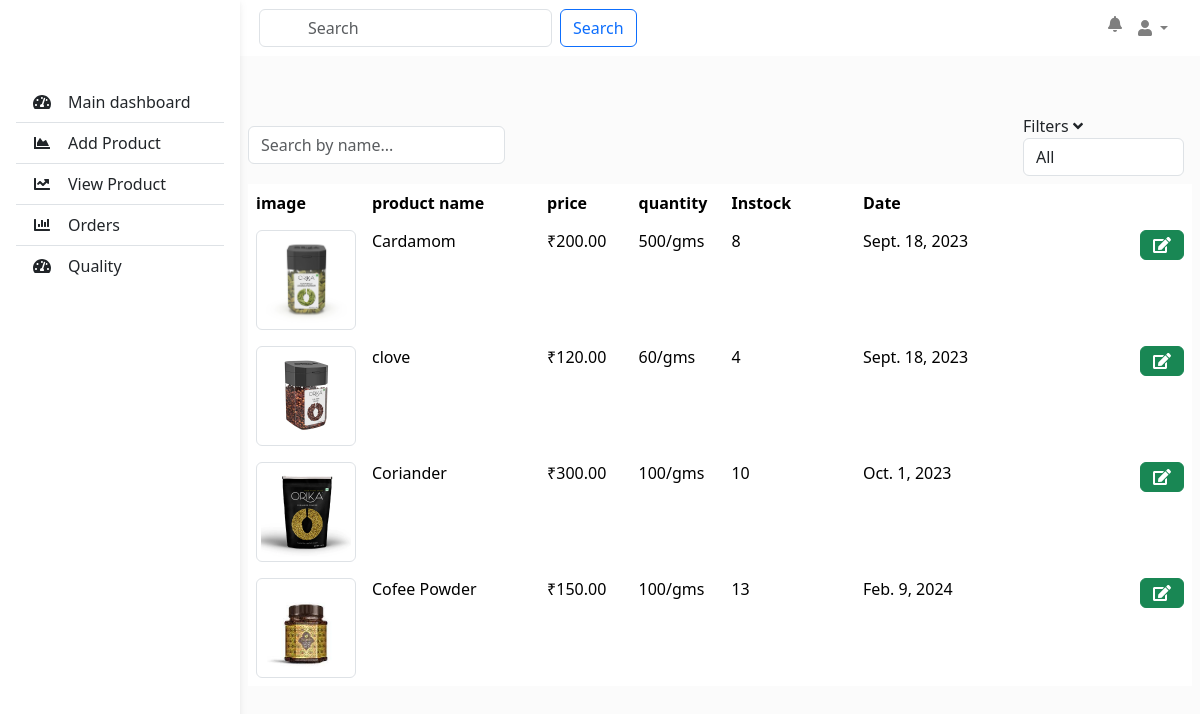
Page /seller_product_listing/ (signed in) on the committed database.
### storeapp/models.py (models this page shows, shortened)
class Product(models.Model):
    product_name = models.CharField(max_length=255,null=True)
    description = models.TextField()
    image = models.ImageField(upload_to='products/', null=True, blank=True)
    quantity_value = models.PositiveIntegerField(default=100,null=True)
    quantity_prefix = models.CharField(max_length=10, choices=[('gms', 'gms'), ('kg', 'kg')], default='gms')
    stock = models.PositiveIntegerField(default=1,null=True)
    price = models.DecimalField(max_digits=10, decimal_places=2,null=True)
    date_added = models.DateField(default=timezone.now)
    brand_name = models.CharField(max_length=255, default="",null=True)
    seller = models.ForeignKey(CustomUser, on_delete=models.CASCADE, null=True, blank=True)
    batch_no=models.CharField(max_length=10,default="",null=True)
    average_rating = models.FloatField(default=0.0)
    STATUS_CHOICES = [
        ('In Stock', 'In Stock'),
        ('Out of Stock', 'Out of Stock'),
    ]
    status = models.CharField(max_length=15, choices=STATUS_CHOICES, default='In Stock')
    category = models.CharField(max_length=100, null=True)
    subcategory = models.CharField(max_length=100, null=True)

### storeapp/views.py (the view)
# urls.py: path('seller_product_listing/', views.seller_product_listing, name='seller_product_listing'),
@never_cache
@login_required(login_url='loginredirect')
def seller_product_listing(request):
    if request.user.is_seller:
        current_seller = request.user
        seller_products = Product.objects.filter(seller=current_seller)
        context = {
            'seller_products': seller_products
        }
        return render(request, 'product_list.html', context)
    else:
        return redirect('seller_register')

### template/product_list.html (shortened to what this page needs)
<html>
<head>
<link rel="stylesheet" href="https://maxcdn.bootstrapcdn.com/bootstrap/4.5.2/css/bootstrap.min.css">
        <link href="https://cdn.jsdelivr.net/npm/bootstrap@5.3.2/dist/css/bootstrap.min.css" rel="stylesheet">
        <link rel="stylesheet" href="https://cdn.jsdelivr.net/npm/bootstrap-icons@1.11.1/font/bootstrap-icons.css">
    </head>
<header>
    <nav
         id="sidebarMenu"
         class="collapse d-lg-block sidebar collapse bg-white"
         >
      <div class="position-sticky">
        <div class="list-group list-group-flush mx-3 mt-4">
          <a
             href="{% url "seller_index" %}"
             class="list-group-item list-group-item-action py-2 ripple"
             aria-current="true"
             >
            <i class="fas fa-tachometer-alt fa-fw me-3"></i
              ><span>Main dashboard</span>
          </a>
          <a
             href="{% url "add_product" %}"
             class="list-group-item list-group-item-action py-2 ripple "
             >
            <i class="fas fa-chart-area fa-fw me-3"></i
              ><span>Add Product</span>
          </a>
          <a
             href="{% url "seller_product_listing" %}"
             class="list-group-item list-group-item-action py-2 ripple"
             ><i class="fas fa-chart-line fa-fw me-3"></i
            ><span>View Product</span></a
            >
            <a
             href="{% url "seller_orders" %}"
             class="list-group-item list-group-item-action py-2 ripple"
             ><i class="fas fa-chart-bar fa-fw me-3"></i><span>Orders</span></a
            >
            <a
             href="{% url "quality" %}"
             class="list-group-item list-group-item-action py-2 ripple"
             aria-current="true"
             >
            <i class="fas fa-tachometer-alt fa-fw me-3"></i
              ><span>Quality</span>
          </a>
        </div>
      </div>
    </nav>
    <nav class="my-custom-navbar navbar navbar-expand-lg navbar-light bg-white">
        <div class="container ps-5 ms-5">
          <a class="navbar-brand" href="#">My Project</a>
          <form class="form-inline my-2 my-lg-0">
            <input
              class="form-control mr-sm-2 ps-5 ms-5"
              type="search"
              placeholder="Search"
              aria-label="Search"
            />
            <button class="btn btn-outline-primary my-2 my-sm-0" type="submit">
              Search
            </button>
          </form>
          <ul class="navbar-nav ml-auto">
            <li class="nav-item">
              <a class="nav-link" href="#">
                <i class="fas fa-bell"></i>
              </a>
            </li>
            <li class="nav-item dropdown">
              <a
                class="nav-link dropdown-toggle"
                href="#"
                id="userDropdown"
                role="button"
                data-toggle="dropdown"
                aria-haspopup="true"
                aria-expanded="false"
              >
                <i class="fas fa-user"></i>
              </a>
            </li>
          </ul>
        </div>
      </nav>
  </header>
  <main style="margin-top: 58px">
    <div class="container mt-5 px-2">
        <div class="mb-2 d-flex justify-content-between align-items-center">
            <div class="position-relative">
                <input type="text" id="search-input" class="form-control w-100" placeholder="Search by name...">
            </div>
            <div class="px-2">
                <span>Filters <i class="fa fa-angle-down"></i></span>
                <select id="filter-options" class="form-control">
                    <option value="all">All</option>
                </select>
            </div>
        </div>
        <div class="table-responsive">
            <table class="table table-responsive table-borderless">
                <thead>
                    <tr class="bg-light">
                        <th scope="col" width="5%">image</th>
                        <th scope="col" width="20%">product name</th>
                        <th scope="col" width="10%">price</th>
                        <th scope="col" width="10%">quantity</th>
                        <th scope="col" width="15%">Instock</th>
                        <th scope="col" width="15%">Date</th>
                        <th scope="col" class="text-end" width="30%"></th>
                    </tr>
                </thead>
                <tbody>
                    {% for product in seller_products %}
                    <tr>
                        <td>
                            <img src="{{ product.image.url }}" alt="{{ product.product_name }}" class="img-thumbnail" style="max-width: 100px;">
                        </td>
                        <td class="product-name">{{ product.product_name }}</td>
                        <td class="price">₹{{ product.price }}</td>
                        <td class="quantity"> {{ product.quantity_value }}/{{product.quantity_prefix}}</td>
                        <td class="stock">{{ product.stock }}</td>
                        <td class="date">{{ product.date_added }}</td>
                        <td class="text-end">
                            <a href={% url "update_product" product.id %}><button type="button" class="btn btn-success"><i class="fas fa-edit"></i></button></a>
                        </td>
                    </tr>
                    {% endfor %}
                </tbody>
            </table>
        </div>
    </div>
</main>
    <link rel="stylesheet" type="text/css" href="https://cdn.datatables.net/1.11.10/css/jquery.dataTables.css">
  </html>

### template/product_list.html (style rules this page uses)
@media (min-width: 991.98px) { main { padding-left: 240px; } }
.sidebar { position: fixed; top: 0; bottom: 0; left: 0; padding: 58px 0 0; box-shadow: 0 2px 5px 0 rgb(0 0 0 / 5%), 0 2px 10px 0 rgb(0 0 0 / 5%); width: 240px; z-index: 600; }

### rows in the picture
Product: image (picture), product_name "Cardamom", price "200.00", quantity_value "500", quantity_prefix "gms", stock "8", date_added "Sept. 18, 2023"
Product: image (picture), product_name "clove", price "120.00", quantity_value "60", quantity_prefix "gms", stock "4", date_added "Sept. 18, 2023"
Product: image (picture), product_name "Coriander", price "300.00", quantity_value "100", quantity_prefix "gms", stock "10", date_added "Oct. 1, 2023"
Product: image (picture), product_name "Cofee Powder", price "150.00", quantity_value "100", quantity_prefix "gms", stock "13", date_added "Feb. 9, 2024"
